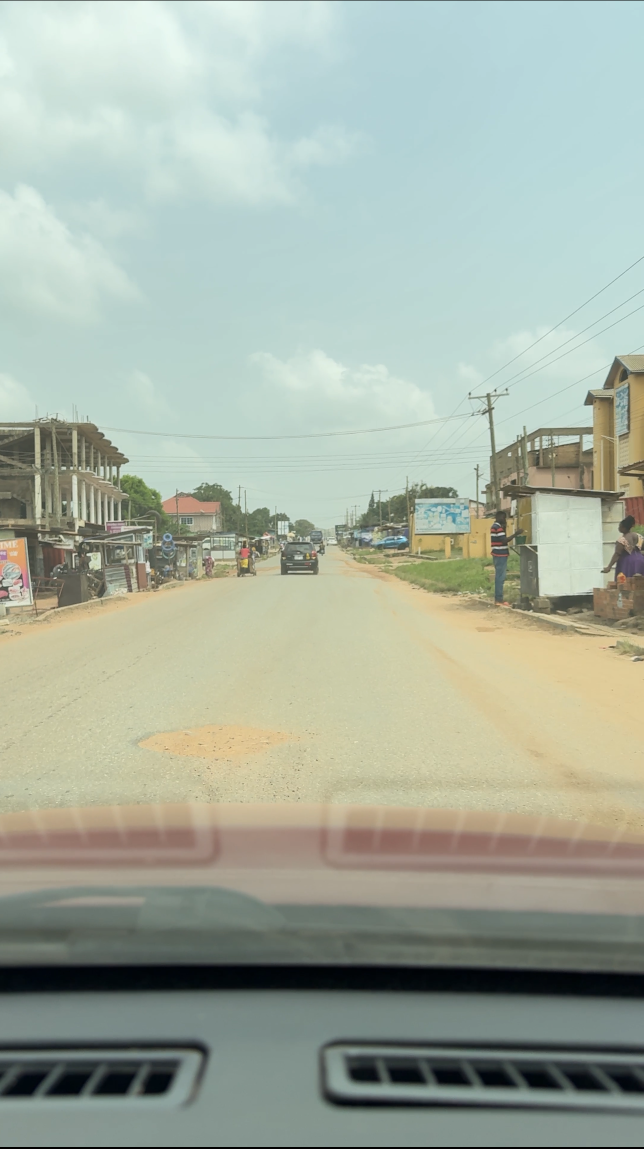
#> input picture Final_Submission/pothole_1.PNG, 1287 x 2298 px (shown at 1/2 size)
$ jupyter execute sprint1_homography.ipynb   (shell and % lines are left out)
#> lines starting #> are read from the running program, lines starting #| are printed output that depends on the picture; after the words box and inside, x2 and y2 are one past the last pixel; in counts of white or black regions, pixels touching at a corner belong together
# Sprint 1: Homography and Perspective Rectification

**Project:** Road Defect Detection Pipeline (PROSIT 1)
**Team:** Naa Lamle Boye, Thomas Kojo Quarshie, Chelsea Owusu, Elijah Boateng
**Date:** February 2026

## Purpose

This notebook transforms the perspective (dashboard camera) view of the road into a
**top-down (bird's-eye) view** where measurements can be made. The pothole's known
real-world dimensions (measured with tape) establish the scale: **10 pixels = 1 cm**.

**Deliverable:** Rectified top-down road image with verified metric scale.

## Step 1: Import Libraries and Load Image

[cell 1]
import numpy as np
import cv2
import matplotlib.pyplot as plt

raw_frame = cv2.imread('pothole_1.PNG')
#> raw_frame is the input picture: shape (2298, 1287, 3); mean B, G, R 161.3, 174.8, 164.9
if raw_frame is None:
    raise FileNotFoundError("Could not load pothole_1.PNG")

print(f"Image loaded: {raw_frame.shape[1]}x{raw_frame.shape[0]} pixels")
#| Image loaded: 1287x2298 pixels

fig, ax = plt.subplots(figsize=(6, 10))
ax.imshow(cv2.cvtColor(raw_frame, cv2.COLOR_BGR2RGB))
ax.set_title("Raw Dashboard Camera Image")
plt.tight_layout()
plt.show()

## Step 2: Define Source Points (Pothole Corners)

The 4 corners of the pothole were identified by detecting the sandy/orange patch on
the road using color segmentation and computing its minimum-area bounding rectangle.

The pothole was measured on-site: **Width: 109.0 cm, Length: 112.0 cm**

**To use interactive selection:** In Jupyter, uncomment the interactive code block below,
run it, click the 4 corners (TL, TR, BR, BL), then update `src_pts`.

[cell 2]
# ---- Hardcoded points (from automated detection of the sandy pothole patch) ----
# Order: Top-Left, Top-Right, Bottom-Right, Bottom-Left
src_pts = np.float32([
    [276, 1471],   # Top-Left
    [593, 1420],   # Top-Right
    [610, 1526],   # Bottom-Right
    [294, 1577]    # Bottom-Left
])

# [19 lines of commented-out code are left out]
POTHOLE_WIDTH_CM = 109.0
POTHOLE_LENGTH_CM = 112.0
SCALE = 10.0  # 10 pixels = 1 cm

print("Source points (image coordinates):")
for i, pt in enumerate(src_pts):
    print(f"  P{i+1}: ({pt[0]:.0f}, {pt[1]:.0f})")
print(f"\nPothole: {POTHOLE_WIDTH_CM} x {POTHOLE_LENGTH_CM} cm, Scale: {SCALE} px/cm")

## Step 3: Compute Homography Matrix

The homography H maps 4 source points (perspective view) to 4 destination points
(top-down rectangle), enabling the full image transformation.

[cell 3]
dst_w = int(POTHOLE_WIDTH_CM * SCALE)   # 1090 px
dst_h = int(POTHOLE_LENGTH_CM * SCALE)  # 1120 px
PADDING = 500  # 50 cm padding

dst_pts = np.float32([
    [PADDING, PADDING],
    [PADDING + dst_w, PADDING],
    [PADDING + dst_w, PADDING + dst_h],
    [PADDING, PADDING + dst_h]
])

H, status = cv2.findHomography(src_pts, dst_pts)
print("Homography Matrix H:")
print(H)
print(f"\nCanvas: {2*PADDING+dst_w} x {2*PADDING+dst_h} px "
      f"= {(2*PADDING+dst_w)/SCALE:.0f} x {(2*PADDING+dst_h)/SCALE:.0f} cm")

## Step 4: Apply Perspective Transformation

[cell 4]
canvas_w = 2 * PADDING + dst_w
canvas_h = 2 * PADDING + dst_h
top_down_view = cv2.warpPerspective(raw_frame, H, (canvas_w, canvas_h))
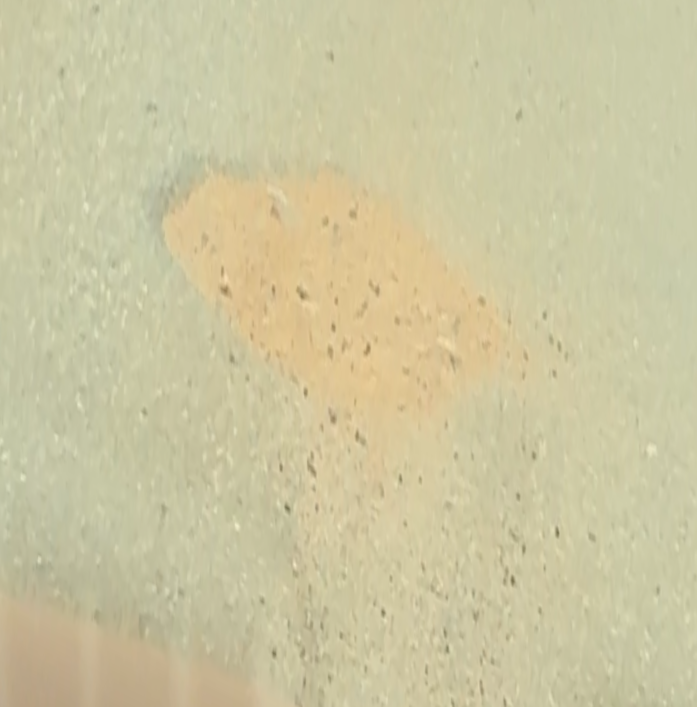
#> top_down_view: shape (2120, 2090, 3) (shown at 1/3 size); mean B, G, R 161.3, 198.5, 204.5
print(f"Top-down view: {canvas_w}x{canvas_h} px")

## Step 5: Scale Verification and Save

[cell 5]
# 10cm scale bar
cv2.line(top_down_view, (50, 50), (150, 50), (0, 255, 0), 3)
cv2.putText(top_down_view, "10 cm (100 px)", (160, 58),
            cv2.FONT_HERSHEY_SIMPLEX, 0.7, (0, 255, 0), 2)

# Pothole boundary
cv2.rectangle(top_down_view, (PADDING, PADDING),
              (PADDING+dst_w, PADDING+dst_h), (0, 255, 255), 2)
cv2.putText(top_down_view, f"Pothole: {POTHOLE_WIDTH_CM:.0f}x{POTHOLE_LENGTH_CM:.0f} cm",
            (PADDING, PADDING-10), cv2.FONT_HERSHEY_SIMPLEX, 0.7, (0, 255, 255), 2)

cv2.imwrite('homography_topdown_output.png', top_down_view)
cv2.imwrite('topdown_full.png', top_down_view)

pothole_crop = top_down_view[PADDING:PADDING+dst_h, PADDING:PADDING+dst_w]
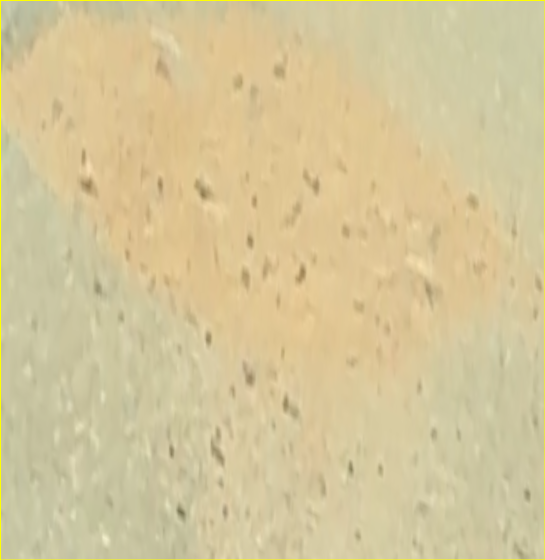
#> pothole_crop: shape (1120, 1090, 3) (shown at 1/2 size); mean B, G, R 154.5, 198.3, 212.5
cv2.imwrite('topdown_pothole_region.png', pothole_crop)

print("Saved: homography_topdown_output.png")
print("Saved: topdown_full.png (for Sprint 2/3)")
print(f"Saved: topdown_pothole_region.png ({pothole_crop.shape[1]}x{pothole_crop.shape[0]})")
#| Saved: topdown_pothole_region.png (1090x1120)

## Step 6: Visualization and Comparison

[cell 6]
fig, axes = plt.subplots(1, 2, figsize=(16, 10))

img_vis = raw_frame.copy()
for i, pt in enumerate(src_pts.astype(int)):
    cv2.circle(img_vis, tuple(pt), 10, (0, 0, 255), -1)
    cv2.putText(img_vis, f"P{i+1}", (pt[0]+15, pt[1]+5),
                cv2.FONT_HERSHEY_SIMPLEX, 0.7, (0, 0, 255), 2)
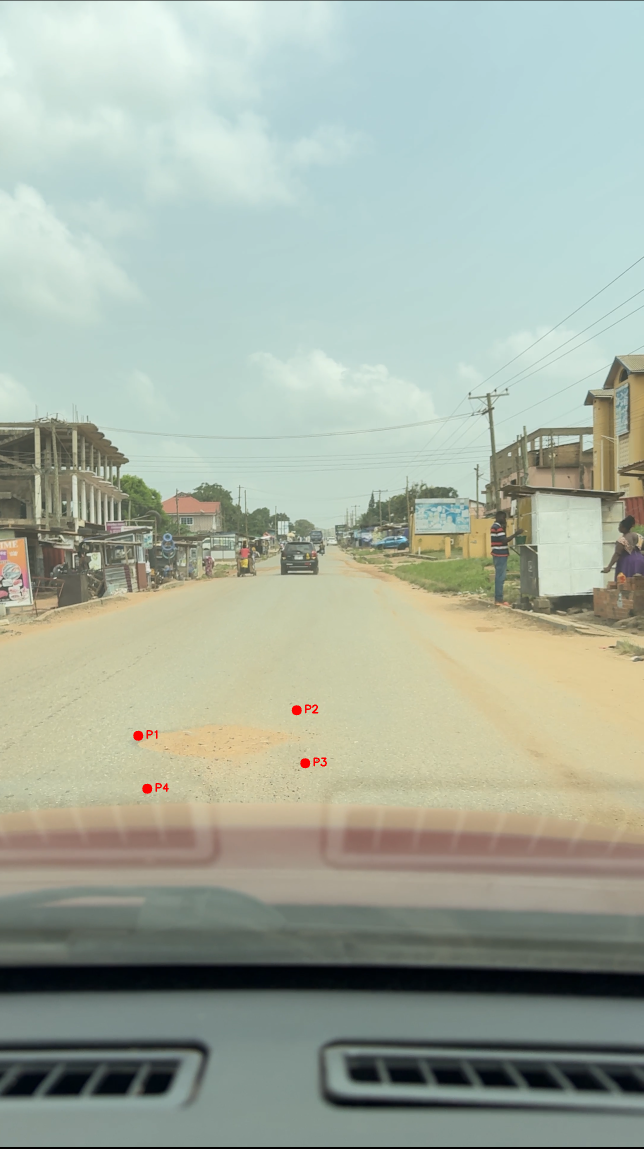
#> img_vis: shape (2298, 1287, 3) (shown at 1/2 size); 0.07% of pixels changed, all inside (x1, y1, x2, y2) = (266, 1409, 654, 1588)
cv2.polylines(img_vis, [src_pts.astype(int).reshape(-1,1,2)], True, (0,0,255), 2)
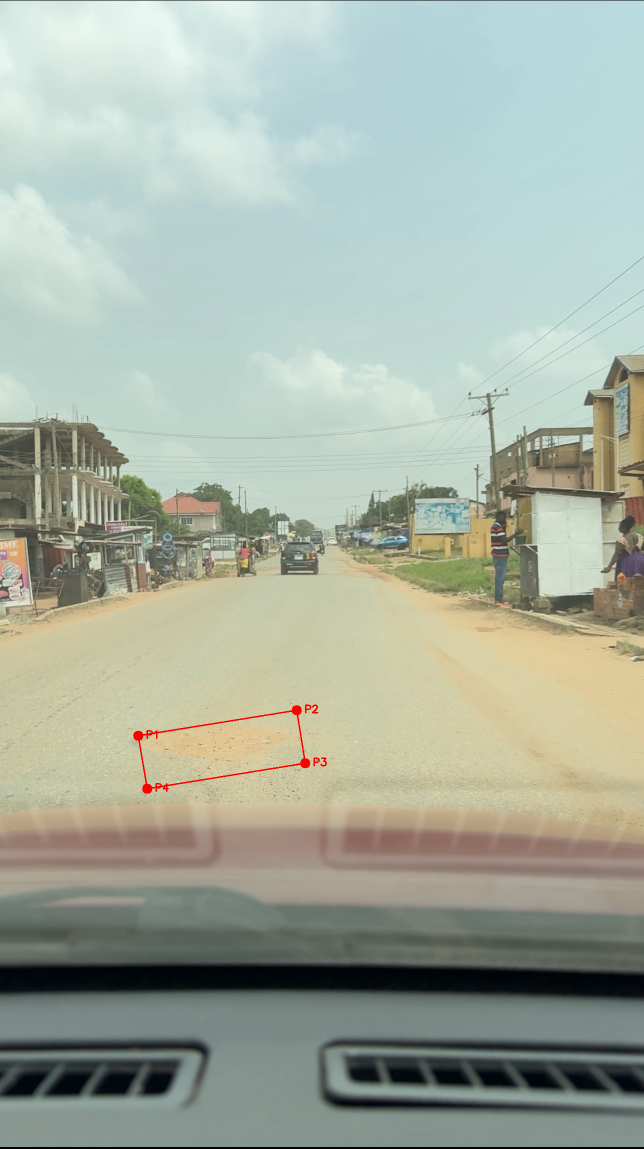
#> img_vis: shape (2298, 1287, 3) (shown at 1/2 size); 0.07% of pixels changed, all inside (x1, y1, x2, y2) = (277, 1421, 610, 1577)

axes[0].imshow(cv2.cvtColor(img_vis, cv2.COLOR_BGR2RGB))
axes[0].set_title("Original (Perspective View)")
axes[0].axis('off')

axes[1].imshow(cv2.cvtColor(top_down_view, cv2.COLOR_BGR2RGB))
axes[1].set_title("Top-Down View (10px = 1cm)")
axes[1].axis('off')

plt.suptitle("Homography: Perspective to Top-Down", fontsize=14)
plt.tight_layout()
plt.savefig('homography_comparison.png', dpi=150, bbox_inches='tight')
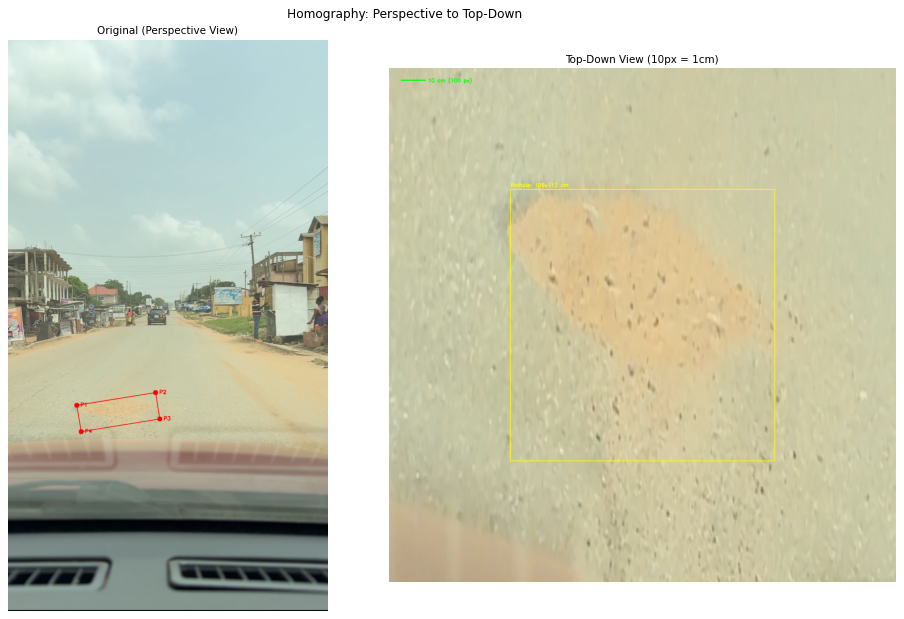
#> figure drawn by matplotlib, 2 panels
plt.show()
print("Saved: homography_comparison.png")

## Step 7: Extended Road View

Show a wider top-down view with more road context around the pothole.
This uses larger padding to capture the road ahead and behind the pothole.

[cell 7]
# Extended road view with more context
PADDING_X = 800   # 80 cm left/right
PADDING_TOP = 600  # 60 cm above pothole
PADDING_BOT = 1200 # 120 cm below pothole (toward camera)

dst_wide = np.float32([
    [PADDING_X, PADDING_TOP],
    [PADDING_X + dst_w, PADDING_TOP],
    [PADDING_X + dst_w, PADDING_TOP + dst_h],
    [PADDING_X, PADDING_TOP + dst_h]
])

H_wide, _ = cv2.findHomography(src_pts, dst_wide)
#> H_wide = [[3.2, -0.565, 716], [1.58, 9.82, -14298.7], [-8.72e-06, -2.63e-05, 1]]
cw = 2 * PADDING_X + dst_w
ch = PADDING_TOP + dst_h + PADDING_BOT

full_road = cv2.warpPerspective(raw_frame, H_wide, (cw, ch))

# Scale bar and pothole boundary
cv2.line(full_road, (50, 50), (150, 50), (0, 255, 0), 3)
cv2.putText(full_road, "10 cm", (160, 58), cv2.FONT_HERSHEY_SIMPLEX, 0.7, (0, 255, 0), 2)
cv2.rectangle(full_road, (PADDING_X, PADDING_TOP),
              (PADDING_X+dst_w, PADDING_TOP+dst_h), (0, 255, 255), 2)
cv2.putText(full_road, f"Pothole: {POTHOLE_WIDTH_CM:.0f}x{POTHOLE_LENGTH_CM:.0f}cm",
            (PADDING_X, PADDING_TOP-10), cv2.FONT_HERSHEY_SIMPLEX, 0.7, (0, 255, 255), 2)

cv2.imwrite('homography_fullview.png', full_road)

fig, ax = plt.subplots(figsize=(8, 10))
ax.imshow(cv2.cvtColor(full_road, cv2.COLOR_BGR2RGB))
ax.set_title(f"Extended Road View ({cw}x{ch} px = {cw/SCALE:.0f}x{ch/SCALE:.0f} cm)")
ax.axis('off')
plt.tight_layout()
plt.savefig('homography_fullview_plot.png', dpi=100, bbox_inches='tight')
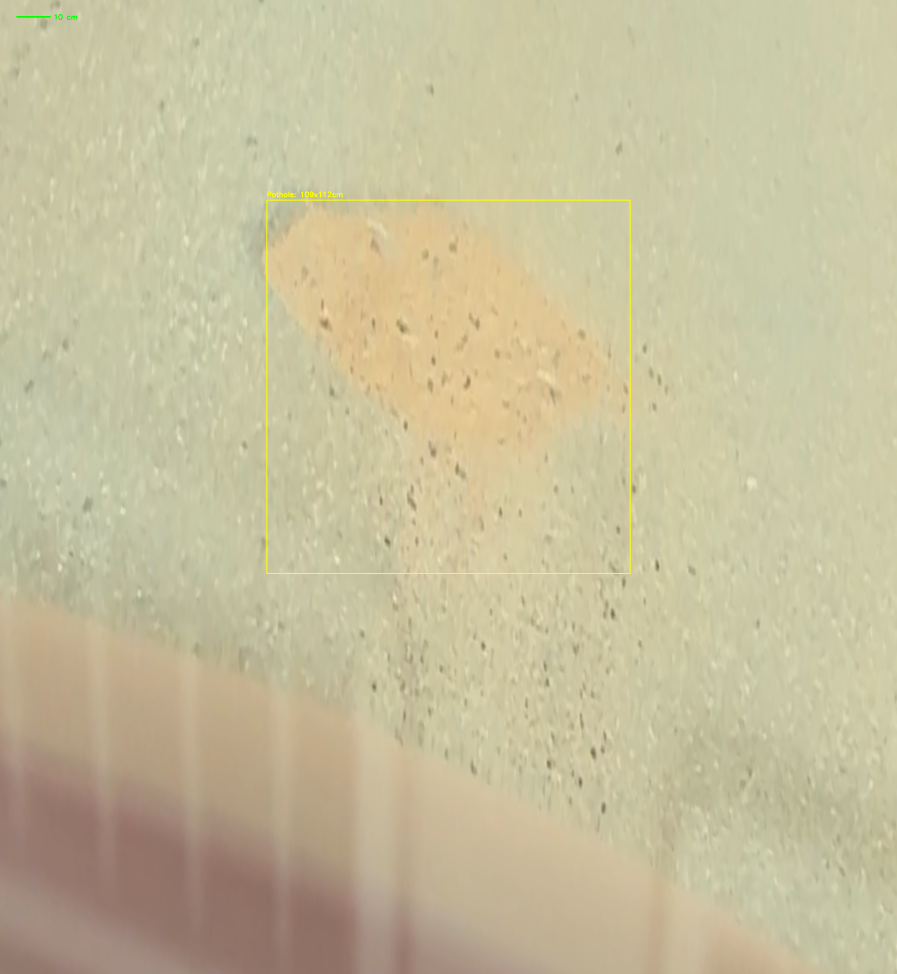
#> shown: shape (2920, 2690, 3) (shown at 1/3 size); mean R, G, B 198.4, 190.7, 156.5
plt.show()
print(f"Extended view: {cw}x{ch} px = {cw/SCALE:.0f}x{ch/SCALE:.0f} cm")
print("Saved: homography_fullview.png")
print("\nHomography complete. Proceed to Sprint 2.")

$ run again, with Final_Submission/calibration_verification.png copied over Final_Submission/pothole_1.PNG
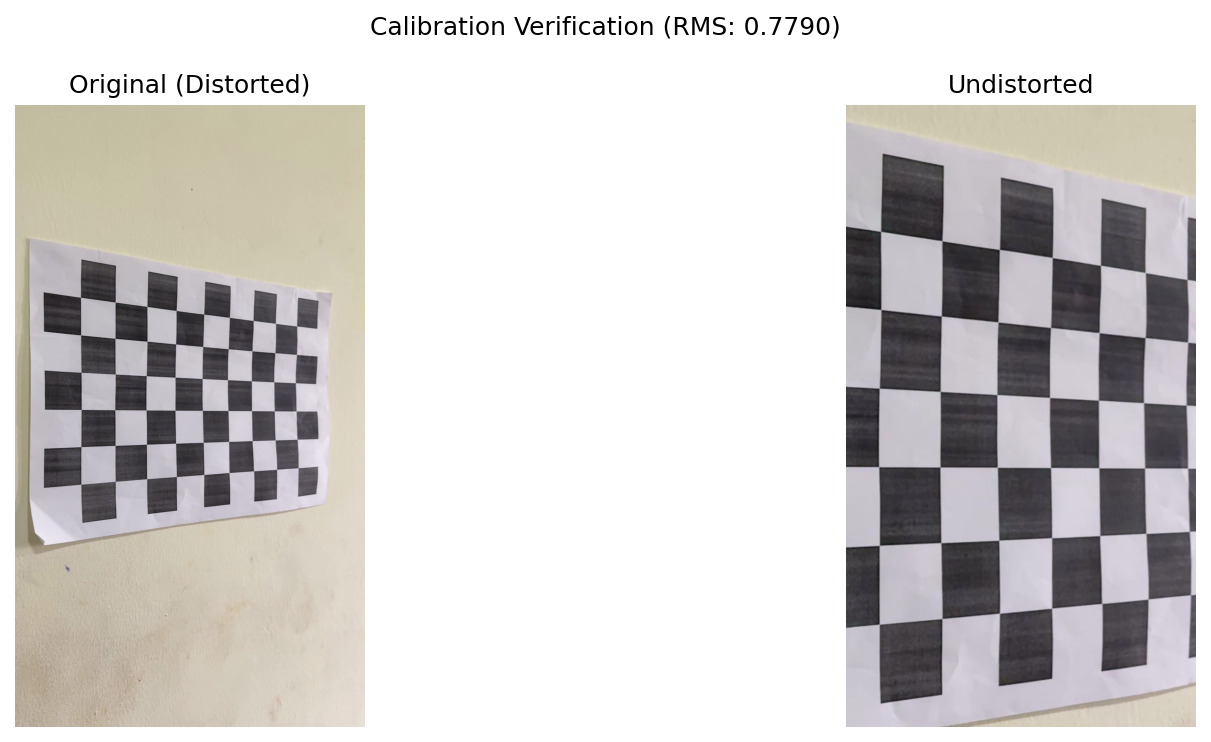
#> input picture Final_Submission/calibration_verification.png, 1211 x 742 px
#> raw_frame is the input picture: shape (742, 1211, 3); mean B, G, R 206.1, 207.7, 210.4
#| Image loaded: 1211x742 pixels
#| Saved: topdown_pothole_region.png (1090x1120)
#> `plt.savefig('homography_comparison.png', dpi=150, bbox_inches='tight')`:
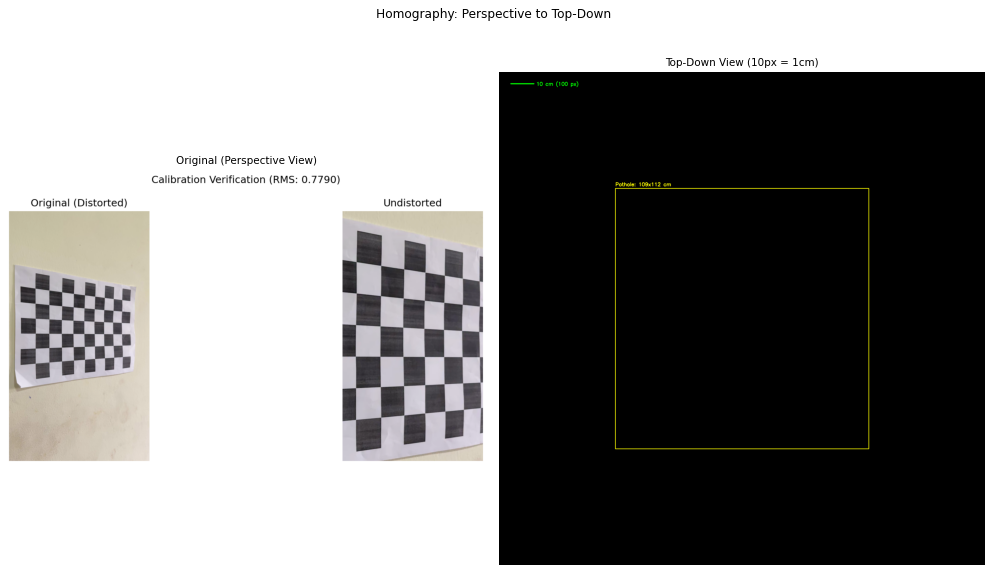
#> figure drawn by matplotlib, 2 panels
#> H_wide = [[3.2, -0.565, 716], [1.58, 9.82, -14298.7], [-8.72e-06, -2.63e-05, 1]]
#> `cv2.rectangle(full_road, (PADDING_X, PADDING_TOP), (PADDING_X+dst_w, P..`:
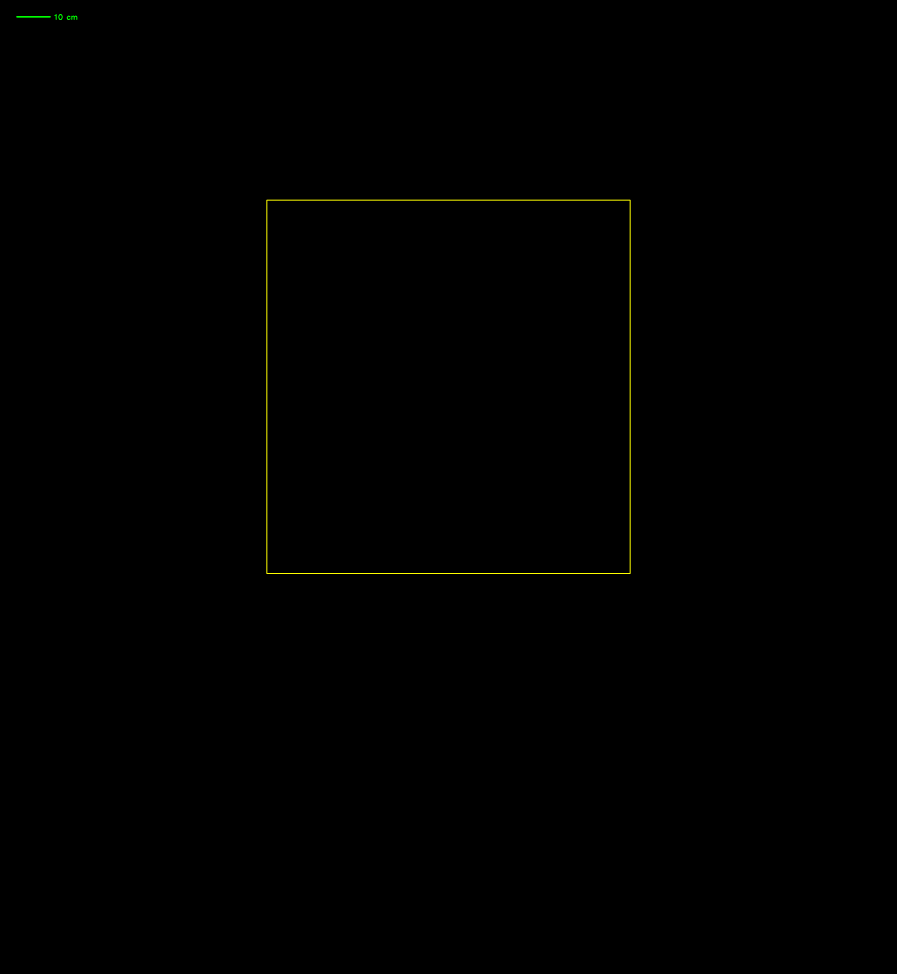
#> full_road: shape (2920, 2690, 3) (shown at 1/3 size); mean B, G, R 0, 0.5, 0.4
